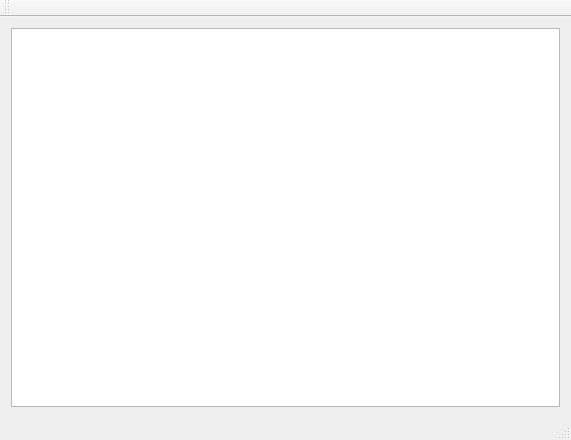
<?xml version="1.0" encoding="UTF-8"?>
<ui version="4.0">
 <class>MainWindow</class>
 <widget class="QMainWindow" name="MainWindow">
  <property name="geometry">
   <rect>
    <x>0</x>
    <y>0</y>
    <width>571</width>
    <height>440</height>
   </rect>
  </property>
  <property name="windowTitle">
   <string>MainWindow</string>
  </property>
  <widget class="QWidget" name="centralWidget">
   <layout class="QGridLayout" name="gridLayout">
    <item row="0" column="0">
     <widget class="QTextEdit" name="textEdit"/>
    </item>
   </layout>
  </widget>
  <widget class="QMenuBar" name="menuBar">
   <property name="geometry">
    <rect>
     <x>0</x>
     <y>0</y>
     <width>571</width>
     <height>27</height>
    </rect>
   </property>
  </widget>
  <widget class="QToolBar" name="mainToolBar">
   <attribute name="toolBarArea">
    <enum>TopToolBarArea</enum>
   </attribute>
   <attribute name="toolBarBreak">
    <bool>false</bool>
   </attribute>
  </widget>
  <widget class="QStatusBar" name="statusBar"/>
 </widget>
 <layoutdefault spacing="6" margin="11"/>
 <resources/>
 <connections/>
</ui>
